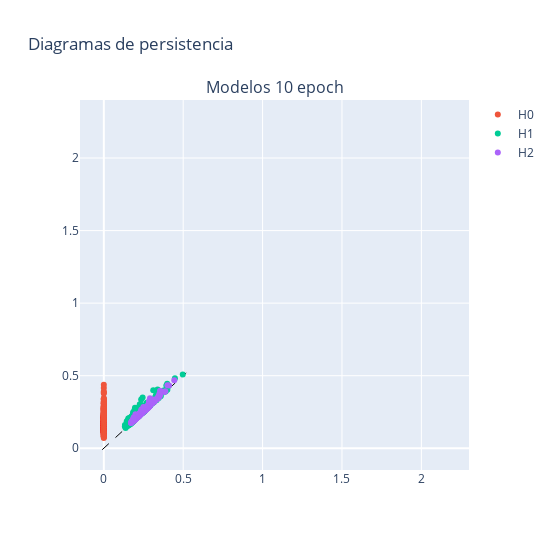

This figure's notebook cell:
### Code cell
# Crear una figura con dos subplots, asegurando que el aspecto de la cuadrícula sea cuadrado
fig = make_subplots(rows=1, cols=1, subplot_titles=[f"Modelos {num_epochs} epoch"], 
                    shared_yaxes=True, shared_xaxes=True)

# Definir un mapeo de colores para cada dimensión (cambia los colores como desees)
dimension_colors = {
    'H0': '#EF553B',
    'H1': '#00CC96',
    'H2': '#AB63FA'
}

# Generar el primer gráfico
fig1 = plot_diagram(diagrams_data[0])
for trace in fig1['data']:
    # Asignar un color basado en la etiqueta del 'trace'
    trace_name = trace.name
    if trace_name in dimension_colors:
        trace.marker.color = dimension_colors[trace_name]
    fig.add_trace(trace, row=1, col=1)

# Ajustar el tamaño de la figura para mantener el aspecto 1:1
fig.update_layout(
    width=550, 
    height=550,
    title_text="Diagramas de persistencia",
    showlegend=True
)

fig.update_xaxes(
    range=[-0.15,2.3],
)

fig.update_yaxes(
    range=[-0.15,2.4],
)

# Mostrar el gráfico
fig.show()

### Figure 1 — Plotly figure (JSON) as saved in the notebook; plotly's stock layout.template omitted (floating-point values rounded to 4 significant figures; data arrays with more than 128 entries replaced by an {"elided": "..."} marker saying what was removed)
{"data": [{"hoverinfo": "none", "line": {"color": "black", "dash": "dash", "width": 1}, "mode": "lines", "showlegend": false, "type": "scatter", "x": [-0.01017, 0.5189], "xaxis": "x", "y": [-0.01017, 0.5189], "yaxis": "y"}, {"hoverinfo": "text", "hovertext": {"elided": "639 str values"}, "marker": {"color": "#EF553B"}, "mode": "markers", "name": "H0", "type": "scatter", "x": {"elided": "639 int values"}, "xaxis": "x", "y": {"elided": "639 float values"}, "yaxis": "y"}, {"hoverinfo": "text", "hovertext": {"elided": "516 str values"}, "marker": {"color": "#00CC96"}, "mode": "markers", "name": "H1", "type": "scatter", "x": {"elided": "516 float values"}, "xaxis": "x", "y": {"elided": "516 float values"}, "yaxis": "y"}, {"hoverinfo": "text", "hovertext": {"elided": "204 str values"}, "marker": {"color": "#AB63FA"}, "mode": "markers", "name": "H2", "type": "scatter", "x": {"elided": "204 float values"}, "xaxis": "x", "y": {"elided": "204 float values"}, "yaxis": "y"}], "layout": {"annotations": [{"font": {"size": 16}, "showarrow": false, "text": "Modelos 10 epoch", "x": 0.5, "xanchor": "center", "xref": "paper", "y": 1, "yanchor": "bottom", "yref": "paper"}], "height": 550, "showlegend": true, "title": {"text": "Diagramas de persistencia"}, "width": 550, "xaxis": {"anchor": "y", "domain": [0, 1], "range": [-0.15, 2.3]}, "yaxis": {"anchor": "x", "domain": [0, 1], "range": [-0.15, 2.4]}}}
